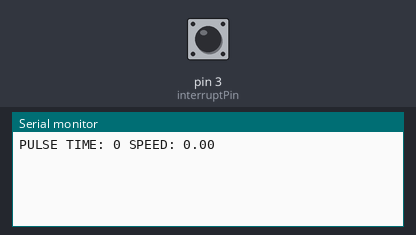
Recording of a sketch running on a simulated Arduino Uno, built with avr-gcc and run on an emulated ATmega328P. Shown: the last lines printed to the serial monitor. Inputs (shaded band) come from the test bench; at power-on: pin 3 (interruptPin) HIGH.

Above: at 1.2 s.
1.3 s: pin 3 (interruptPin) pulled LOW for 0.15 s
At 2.7 s:
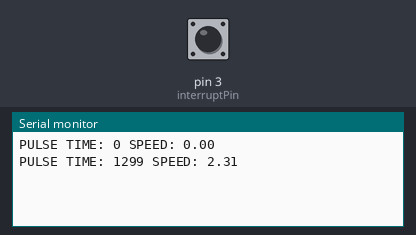
2.9 s: pin 3 (interruptPin) pulled LOW for 1 s
At 3.8 s:
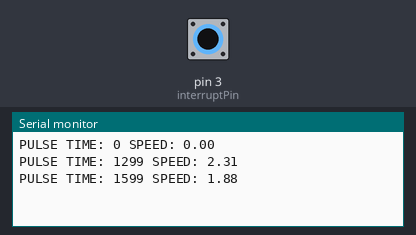
5.4 s: pin 3 (interruptPin) pulled LOW for 0.15 s
At 6.7 s:
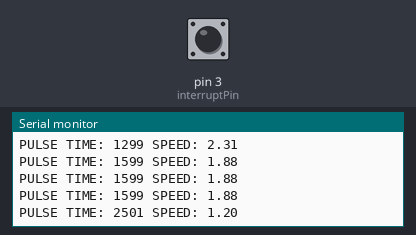
Timing chart, 0 to 8.4 s (numbered marks = the images above; inputs shaded):
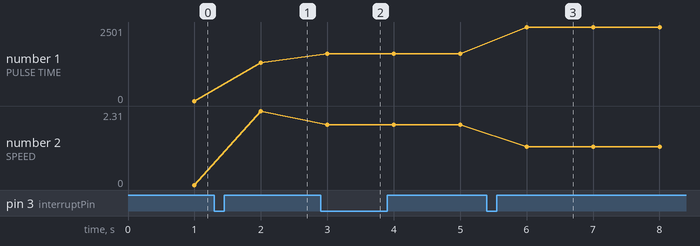

The sketch:

interupt_tacho_rychlost.ino
```cpp
const int interruptPin = 3; // cislo pinu kam pripojime halluv sensor nebo tlacitko
const int debounce = 50; // minimalni cas, ktery pulse muze mit. Odfiltruje to sum na tlacitku viz https://en.wikipedia.org/wiki/Switch#Contact_bounce
volatile long lastMillis = 0; // vsechny promene, ktere se maji menit ve funkci volane prerusenim, musi mit pred sebou 'volatile'
volatile long newMillis = 0;
volatile long pulseTime = 0; // sem ulozime rozdil casu mezi pulsy
volatile long millisDiff = 0; // sem budeme ukladat rozdil casu mezi pulsy nez rozhodneme, jestli to neni sum
float rychlost = 0;


void setup() {
  pinMode(interruptPin, INPUT_PULLUP); // dokud neni tlacitko zmacknute bude pin ve stavu HIGH viz https://arduino.cz/arduino-zaklady-funkce-input_pullup/
  Serial.begin(9600); //start komunikace rychlosti 9600 baud
  attachInterrupt(digitalPinToInterrupt(interruptPin), UpdatePulseTime, FALLING); // nastavime preruseni na pin 3, bude reagovat na klesajici napeti a bude volat funkci UpdatePulseTime
}

void loop() {
  delay(1000); //cekej 1s
  noInterrupts(); //vypni preruseni at se neco neposere
  Serial.print("PULSE TIME: "); //vypis info bez noveho radku
  Serial.print(pulseTime);  // vypis delku pulsu s novym radkem
  Serial.print(" SPEED: "); //vypis info bez noveho radku
  if (pulseTime == 0 || millis() - lastMillis > 3000) rychlost = 0;
  else rychlost = 3000/(float)pulseTime;
  Serial.println(rychlost);
  interrupts(); //zase zapni preruseni
}

void UpdatePulseTime() {
  newMillis = millis(); // koukni na hodiny
  millisDiff = newMillis - lastMillis; // spocitej rozdil od posledniho ulozeneho casu
  if (millisDiff > debounce){ // pokud je vetsi nez 50ms, udelej nasledujici dva radky, pokud je mensi je to sum a nedelej nic
    pulseTime = millisDiff; // aktualizuj delku pulsu
    lastMillis = newMillis; // a aktualizuj posledni ulozeny cas
    }
}
```

Measured:
- after the input at 1.3 s, the serial monitor: prints a new line after 0.70 s (image 1)
- after the input at 2.9 s, the serial monitor: prints a new line after 0.10 s (image 2)
- after the input at 5.4 s, the serial monitor: prints a new line after 0.60 s (image 3)
- plotted number 1: 0 → 1299 after the input at 1.3 s, 1299 → 1599 after the input at 2.9 s, 1599 → 2501 after the input at 5.4 s
- plotted number 2: 0 → 2.31 after the input at 1.3 s, 2.31 → 1.88 after the input at 2.9 s
